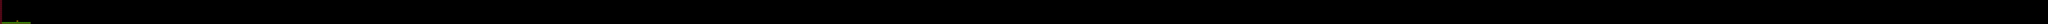

Below is a game level as drawn by its tile map, then a one-line description and the .tmx that defines it (tile-layer data replaced by summaries):
An orthogonal 1000x12 tile map with 64x64 px tiles, 2 tile layers (non Collidable, Collidable Tiles), 2 tilesets and 6 objects (Door, Walker, Spitter, spawn, checkpoint, ...).

<map version="1.0" orientation="orthogonal" renderorder="right-down" width="1000" height="12" tilewidth="64" tileheight="64" nextobjectid="44">
 <tileset firstgid="1" name="Basic" tilewidth="64" tileheight="64" spacing="2" margin="2" tilecount="32" columns="16">
  <image source="../textures/test.png" width="1056" height="132" />
 </tileset>
 <tileset firstgid="33" name="Door" tilewidth="64" tileheight="64" spacing="2" margin="2" tilecount="2" columns="2">
  <image source="../textures/door_wood.png" width="132" height="66" />
 </tileset>
 <layer name="non Collidable" width="1000" height="12">
  <data>[12000 cells, 1 non-empty, 1 distinct tile ids]</data>
 </layer>
 <layer name="Collidable Tiles" width="1000" height="12">
  <data>[12000 cells, 26 non-empty, 3 distinct tile ids]</data>
 </layer>
 <objectgroup name="Objects">
  <object id="29" name="door_to_spawn" type="Door" x="634" y="378" width="64" height="128">
   <properties>
    <property name="tpX" type="int" value="10" />
    <property name="tpY" type="int" value="1" />
   </properties>
  </object>
  <object id="38" name="Walker" type="Walker" x="124" y="313" width="155" height="79">
   <properties>
    <property name="leftRoom" type="int" value="1" />
    <property name="name" value="raptor" />
    <property name="rightRoom" type="int" value="2" />
   </properties>
  </object>
  <object id="43" name="Spitter" type="Spitter" x="116" y="502" width="82" height="86">
   <properties>
    <property name="projFrequency" type="float" value="0.5" />
    <property name="projLifetime" type="float" value="2" />
    <property name="xVelocity" type="float" value="0" />
    <property name="yVelocity" type="float" value="2" />
   </properties>
  </object>
  <object id="48" name="spawn" x="384" y="128" width="64" height="576" />
  <object id="44" name="checkpoint" x="514" y="128" width="64" height="384" />
  <object id="47" name="end" x="512" y="636" width="64" height="64" />
 </objectgroup>
</map>
